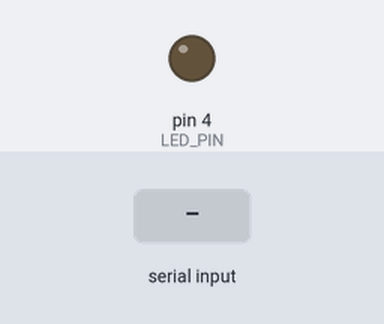
A sketch run on a simulated Arduino Uno, built with avr-gcc and run on an emulated ATmega328P. Parts: output pins drawn as LEDs (lit = HIGH). The inputs (shaded band) are chosen by the test bench.

Above: at 1.2 s.
1.3 s: "l" received over Serial
At 1.9 s:
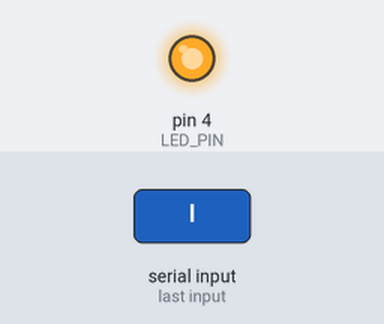
2.8 s: "d" received over Serial
At 4.2 s:
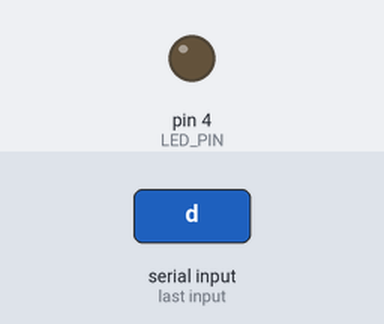
Timing chart, 0 to 5.8 s (numbered marks = the images above; inputs shaded):
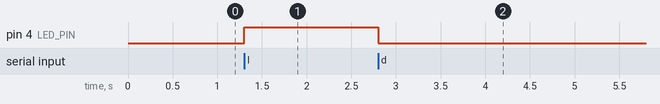

Measured:
- after the input at 1.3 s, pin 4 (LED_PIN): LOW → HIGH at once
- after the input at 2.8 s, pin 4 (LED_PIN): HIGH → LOW at once

The sketch:

09_Serial_Input_Led.ino
```cpp
/*
 * 09 - Serial Input Led
 * ---------------------
 * Liga e desliga um LED conforme comandos enviados pela serial:
 *   'l' (ligar) -> acende o LED
 *   'd' (desligar) -> apaga o LED
 *
 * Hardware: Arduino UNO + 1 LED + 1 resistor de 220 ohms
 * Pinagem:  LED no pino 4
 *
 * Conceitos: Serial.available, Serial.read, leitura de caracteres
 *
 * Para testar: abra o Serial Monitor (9600 baud), digite 'l' ou 'd' e envie.
 */

const byte LED_PIN = 4;     // (typo "LED_PINT" do original foi corrigido)
const long BAUD_RATE = 9600;

void setup() {
  Serial.begin(BAUD_RATE);
  pinMode(LED_PIN, OUTPUT);
}

void loop() {
  if (Serial.available() > 0) {
    char input = Serial.read();

    if (input == 'l') {
      digitalWrite(LED_PIN, HIGH);
    } else if (input == 'd') {
      digitalWrite(LED_PIN, LOW);
    }
  }
}
```
